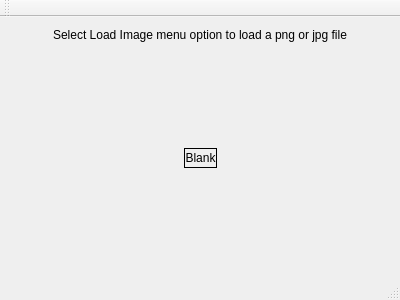
<?xml version="1.0" encoding="UTF-8"?>
<ui version="4.0">
 <class>MainWindow</class>
 <widget class="QMainWindow" name="MainWindow">
  <property name="geometry">
   <rect>
    <x>0</x>
    <y>0</y>
    <width>400</width>
    <height>300</height>
   </rect>
  </property>
  <property name="windowTitle">
   <string>MainWindow</string>
  </property>
  <widget class="QWidget" name="centralWidget">
   <layout class="QVBoxLayout" name="verticalLayout_2">
    <item>
     <widget class="QLabel" name="label">
      <property name="text">
       <string>Select Load Image menu option to load a png or jpg file</string>
      </property>
      <property name="alignment">
       <set>Qt::AlignCenter</set>
      </property>
     </widget>
    </item>
    <item>
     <layout class="QVBoxLayout" name="verticalLayout">
      <item>
       <spacer name="verticalSpacer">
        <property name="orientation">
         <enum>Qt::Vertical</enum>
        </property>
        <property name="sizeHint" stdset="0">
         <size>
          <width>20</width>
          <height>40</height>
         </size>
        </property>
       </spacer>
      </item>
      <item>
       <layout class="QHBoxLayout" name="horizontalLayout">
        <item>
         <spacer name="horizontalSpacer">
          <property name="orientation">
           <enum>Qt::Horizontal</enum>
          </property>
          <property name="sizeHint" stdset="0">
           <size>
            <width>40</width>
            <height>20</height>
           </size>
          </property>
         </spacer>
        </item>
        <item>
         <widget class="QLabel" name="label_2">
          <property name="frameShape">
           <enum>QFrame::Box</enum>
          </property>
          <property name="text">
           <string>Blank</string>
          </property>
          <property name="alignment">
           <set>Qt::AlignCenter</set>
          </property>
         </widget>
        </item>
        <item>
         <spacer name="horizontalSpacer_2">
          <property name="orientation">
           <enum>Qt::Horizontal</enum>
          </property>
          <property name="sizeHint" stdset="0">
           <size>
            <width>40</width>
            <height>20</height>
           </size>
          </property>
         </spacer>
        </item>
       </layout>
      </item>
      <item>
       <spacer name="verticalSpacer_2">
        <property name="orientation">
         <enum>Qt::Vertical</enum>
        </property>
        <property name="sizeHint" stdset="0">
         <size>
          <width>20</width>
          <height>40</height>
         </size>
        </property>
       </spacer>
      </item>
     </layout>
    </item>
   </layout>
  </widget>
  <widget class="QToolBar" name="mainToolBar">
   <attribute name="toolBarArea">
    <enum>TopToolBarArea</enum>
   </attribute>
   <attribute name="toolBarBreak">
    <bool>false</bool>
   </attribute>
  </widget>
  <widget class="QStatusBar" name="statusBar"/>
 </widget>
 <layoutdefault spacing="6" margin="11"/>
 <resources/>
 <connections/>
</ui>
